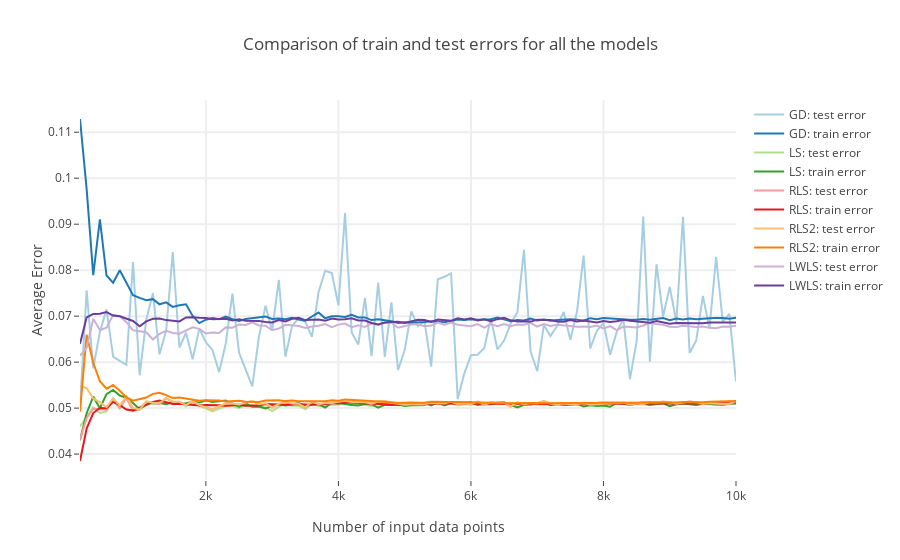

The cell this chart's notebook holds for it:
### Code cell
layout_fin = go.Layout(
    title= 'Comparison of train and test errors for all the models',
    hovermode= 'closest',
    xaxis= dict(
        title= 'Number of input data points',
        ticklen= 5,
        zeroline= False,
        gridwidth= 2,
    ),
    yaxis=dict(
        title= 'Average Error',
        ticklen= 5,
        gridwidth= 2,
    )
) 


legend_every = 1

models = ['GD', 'LS', 'RLS', 'RLS2', 'LWLS']

colors = cl.scales['{}'.format(2*len(models))]['qual']['Paired']

# Plotting the evolution
traces = []

for i, m in enumerate(models):
    for j, test_train in enumerate(['test', 'train']):
        traces.append(
            go.Scatter(
                x = sample_sizes, 
                y = error[m][test_train],
                mode = 'lines',
                name = '{}: {} error'.format(m, test_train),
                line = dict(
                    width = 2,
                    color = colors[2*i+j],
                    dash = 'solid'
                ),
                hoverlabel = dict(
                    namelength = -1
                ),
                showlegend = (i % legend_every == 0)
            )
        )

plotly.offline.iplot(go.Figure(data=traces, layout=layout_fin))
